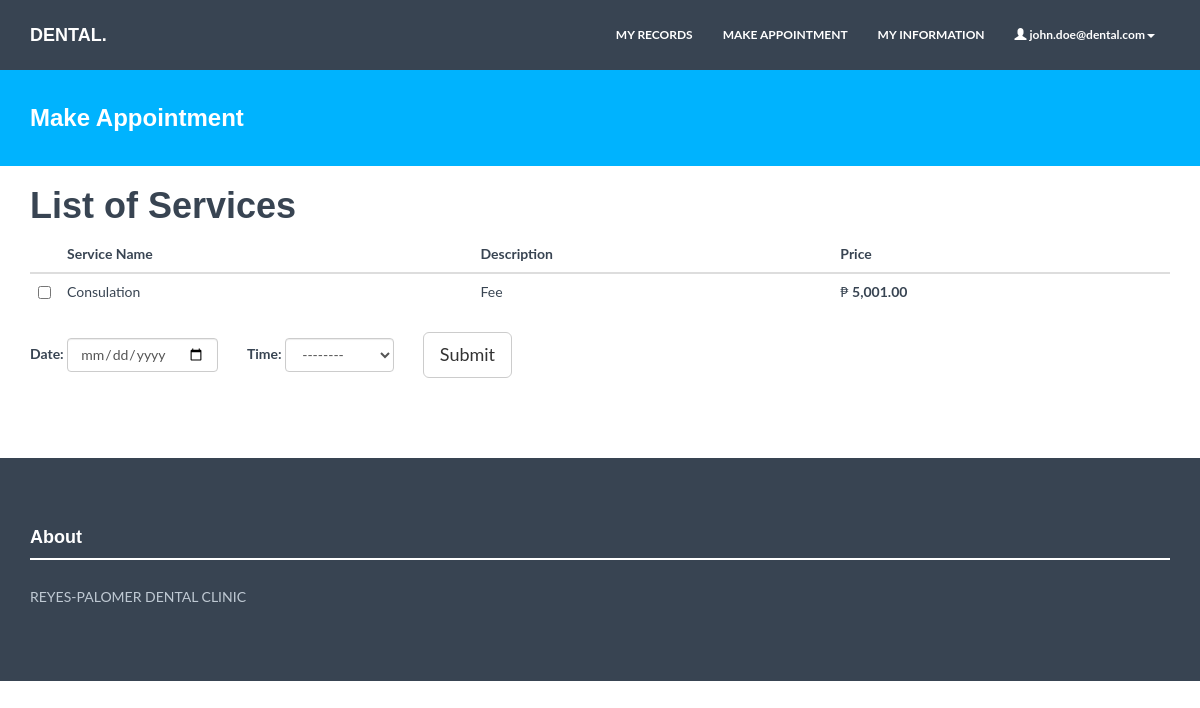
The app's page /myrecord/reservation.php (signed in), older data.
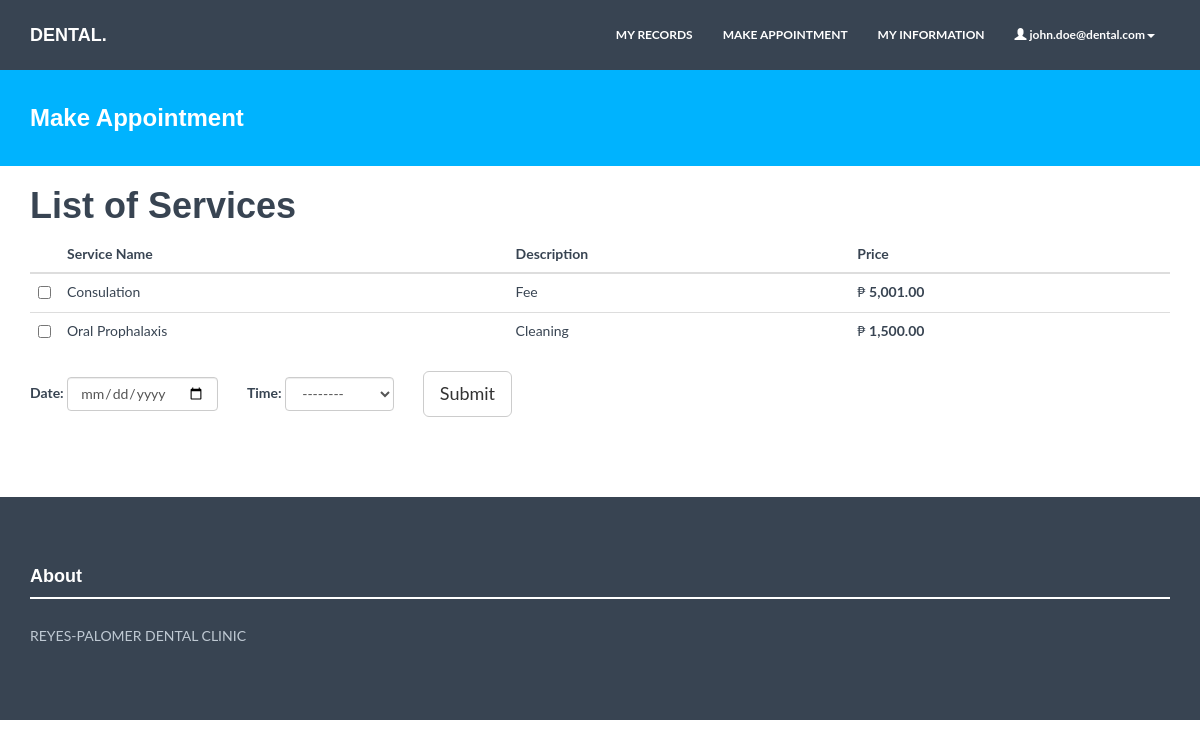
The same page, newer data.
### tables this page shows
CREATE TABLE `services` (
  `id` int(11) NOT NULL AUTO_INCREMENT,
  `service` varchar(255) DEFAULT NULL,
  `description` varchar(255) DEFAULT NULL,
  `isDeleted` varchar(255) DEFAULT NULL,
  `price` varchar(255) DEFAULT NULL,
  KEY `id` (`id`)
);

### myrecord/reservation.php (the view, shortened to what this page needs)
<?php
require '../controllers/myFunctions.php';
?>
<!DOCTYPE html>
<html lang="en">
<?php require '../includes/account-heading.php';
?>
  <body>
<?php require '../includes/patient-header.php';?>
	<div id="blue">
	    <div class="container">
			<div class="row">
				<h3>Make Appointment</h3>
			</div>
	    </div>
	</div>
	 <div class="container mtb" style="margin-top:-60px">
	<h1> List of Services </h1>
	<form action="reservenow.php" method="post">
	 	<table class="table table-responsive" 3>
	 		<thead>
	 			<th></th>
	 			<th>Service Name</th>
	 			<th>Description</th>
	 			<th>Price</th>
	 		</thead>
	 		<tbody>
	 			<?php
	 				$sql = "Select * from services order by service ASC";
	 				$res = mysqli_query($conn,$sql);
	 				while($data=mysqli_fetch_array($res)){
	 			?>
	 			<tr>
	 				<td style="text-align:right;width:25px;">
	 					<input type="checkbox" name="services[]" value="<?php echo $data['id']; ?>">
	 				</td>
	 				<td>
	 					<?php echo $data['service'];?>
	 				</td>
	 				<td>
	 					<?php echo $data['description'];?>
	 				</td>
	 				<td>
	 					₱ <b><?php echo number_format($data['price']);?>.00</b>
	 				</td>
	 			</tr>
	 			<?php
	 				}
	 			?>
	 		</tbody>
	 	</table>
	 	<div class="form-inline">
		<label for="date">Date:</label>
		<input type="date" name="date" id="date" class="form-control" required=>
		<label for="time">Time:</label>
		<select  name="time" id="time" class="form-control" required>
			<option value="">--------</option>
		</select>
			<input type="submit" class="btn btn-lg btn-default">
		</div>
	 </div><! --/container -->
	<?php require '../includes/footer.php'; ?>
  <body>
  </body>
</html>

### includes/account-heading.php (shortened to what this page needs)
<head>
  <link href="../assets/css/bootstrap.css" rel="stylesheet">
  <link href="../assets/css/style.css" rel="stylesheet">
  <link href="../assets/css/font-awesome.min.css" rel="stylesheet">
</head>

### includes/patient-header.php (shortened to what this page needs)
<div class="navbar navbar-default navbar-fixed-top" role="navigation">
  <div class="container">
    <div class="navbar-header">
      <a class="navbar-brand" href="index.php">DENTAL.</a>
    </div>
    <div class="navbar-collapse collapse navbar-right">
      <ul class="nav navbar-nav">
        <li ><a href="index.php">MY RECORDS</a></li>
        <li ><a href="reservation.php">MAKE APPOINTMENT</a></li>
        <li ><a href="accounts.php">MY INFORMATION</a></li>
        <li class="dropdown">
          <a href="#" class="dropdown-toggle" data-toggle="dropdown"><span class="glyphicon glyphicon-user"></span> <?php echo $_SESSION['username'];
          ?><b class="caret"></b></a>
        </li>
      </ul>
    </div>
  </div>
</div>

### includes/footer.php (shortened to what this page needs)
<div id="footerwrap">
	<div class="container">
 	<div class="row">
 		<div class="col-lg-12">
 			<h4>About</h4>
 			<div class="hline-w"></div>
 			<p>REYES-PALOMER DENTAL CLINIC</p>
 		</div>
 		</div>
 	</div>
	</div>

### assets/css/style.css (style rules this page uses)
* { margin: 0; padding: 0px; }
body { background: #ffffff; margin: 0; height: 100%; color: #384452; font-family: 'Lato', sans-serif; font-weight: 400; }
h1, h2, h3, h4, h5, h6 { font-family: 'Raleway', sans-serif; font-weight: 700; }
p { padding: 0; margin-bottom: 12px; font-family: 'Lato', sans-serif; font-weight: 400; font-size: 14px; line-height: 24px; color: #384452; margin-top: 10px; }
a { padding: 0; margin: 0; text-decoration: none; -webkit-transition: background-color .4s linear, color .4s linear; -moz-transition: background-color .4s linear, color .4s linear; -o-transition: background-color .4s linear, color .4s linear; -ms-transition: background-color .4s linear, color .4s linear; transition: background-color .4s linear, color .4s linear; }
.navbar { min-height: 70px; padding-top: 10px; margin-bottom: 0px; }
.navbar-brand { font-family: 'Raleway', sans-serif; font-weight: 900; }
.navbar-header .navbar-brand { color: white; }
.navbar-default .navbar-nav > li > a { color: white; font-weight: 700; font-size: 12px; }
.navbar-default { background-color: #384452; border-color: transparent; }
.mtb { margin-top: 80px; margin-bottom: 80px; }
.hline-w { border-bottom: 2px solid #ffffff; margin-bottom: 25px; }
#footerwrap { padding-top: 60px; padding-bottom: 60px; background: #384452; }
#footerwrap p { color: #bfc9d3; }
#footerwrap h4 { color: white; }
#blue { background: #00b3fe; margin-top: 60px; margin-bottom: 60px; padding-top: 25px; padding-bottom: 25px; }
#blue h3 { color: white; margin-left: 15px; }

Row changes from the older to the newer data that the page shows:
added services: service "Oral Prophalaxis", description "Cleaning", price "1,500"
